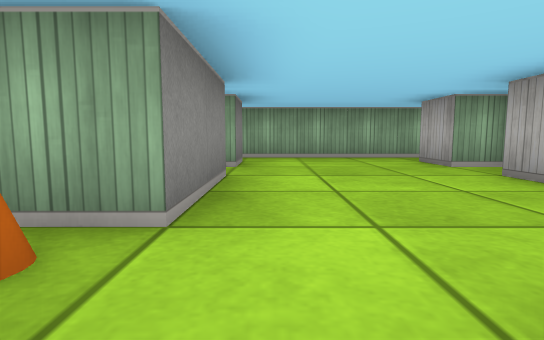
View 1 (above)

14 first-person views from a walk through a cub3D level. The camera is about half as high as the walls, tilts 6° down and sees 80° across. The floor is counted in squares. Each view is taken from the middle of a square. On the plan, view 1 faces up. The plan holds only what a view shows up to about 9 squares ahead; the rest is blank. The place goes on beyond the plan.

View 2
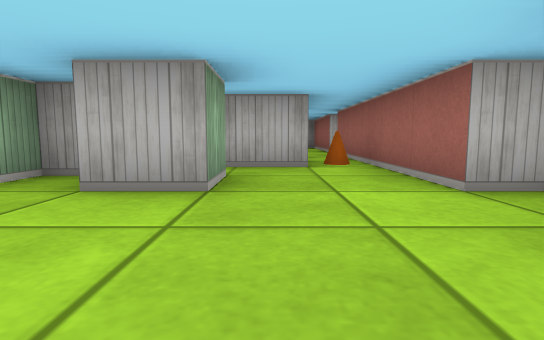

View 3
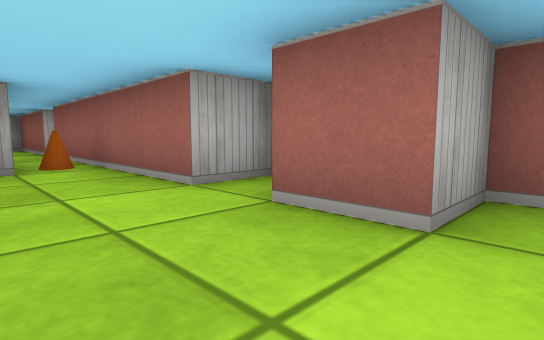

View 4
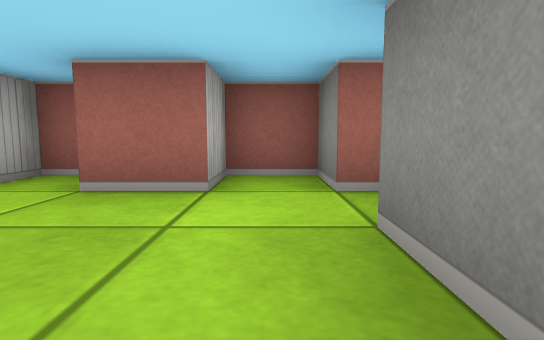

View 5
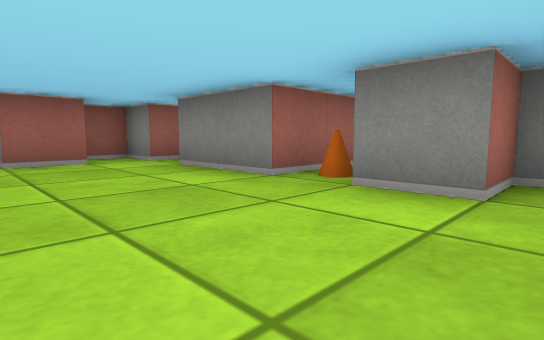

View 6
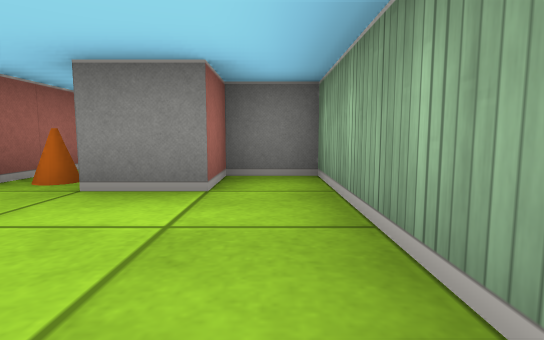

View 7
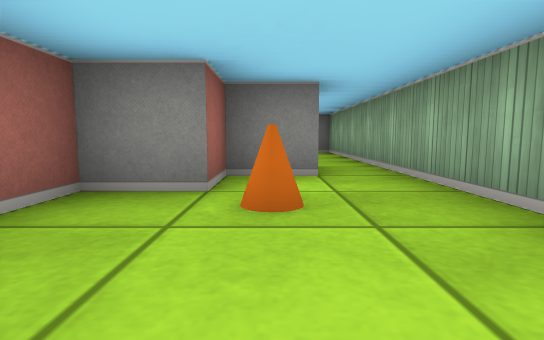

View 8
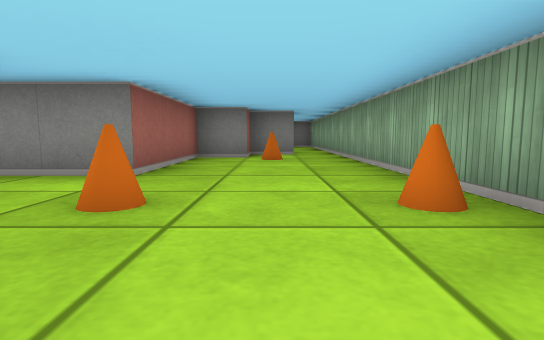

View 9
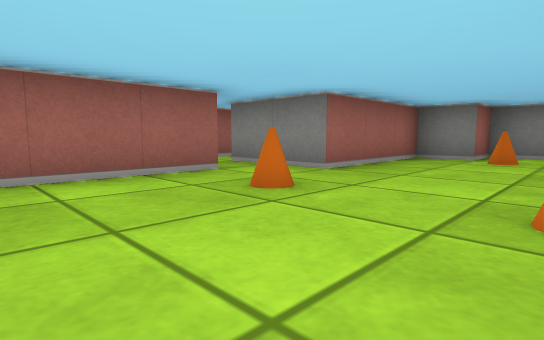

View 10
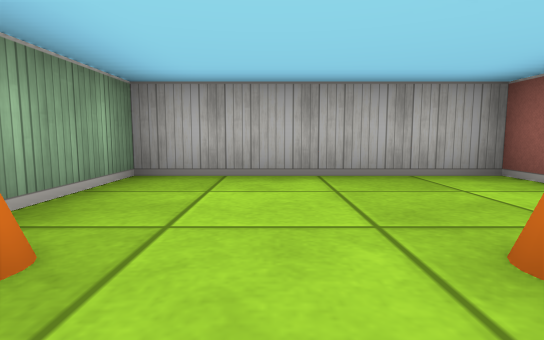

View 11
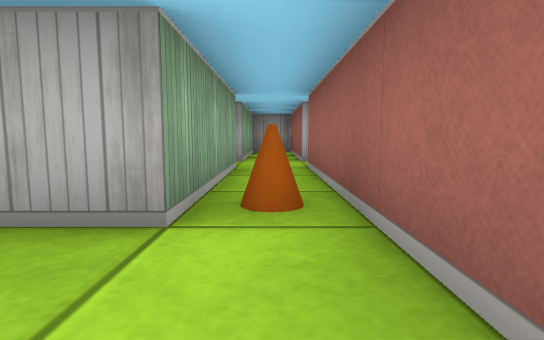

View 12
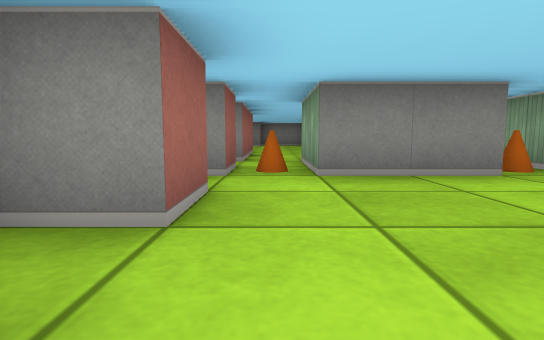

View 13
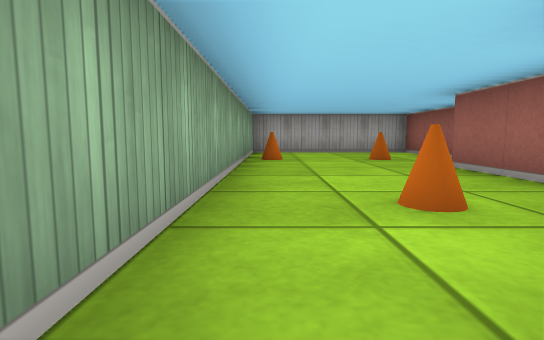

View 14
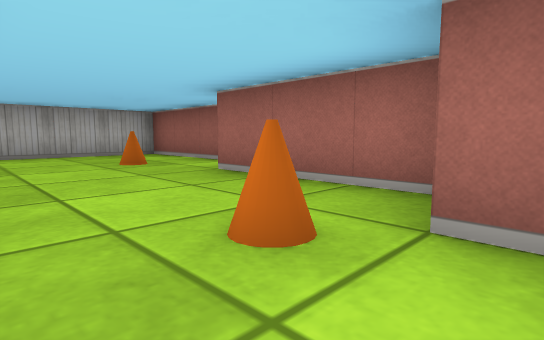

### Floor plan
Ten units are one square. View 1 is at (0, 0); x grows to the right and y downward. Boxes are objects, and circles mark ways between rooms. Rooms are numbered by the first view taken in them; rooms with no view inside come last. Other rooms are left out.
<svg viewBox="-30 -70 150 80">
<path fill="none" stroke="#000" d="M25 -45 25 -55M35 -25 25 -25 25 -35M35 -40 35 -45M20 5 25 5 25 -5 75 -5M35 -65 -15 -65 -15 -55 -5 -55 -5 -45 -20 -45M-22 -35 -5 -35 -5 -15 -25 -15M-15 -5 -5 -5 -5 5 5 5 5 -5 15 -5 15 4M75 -15 45 -15 45 -28M84 -25 115 -25 115 -65 35 -65M35 -56 35 -45 45 -45 45 -35 75 -35 75 -15"/>
<rect x="-15" y="-15" width="10" height="10" fill="#bbb"><title>cone</title></rect>
<rect x="-15" y="-45" width="10" height="10" fill="#bbb"><title>cone</title></rect>
<rect x="45" y="-15" width="10" height="10" fill="#bbb"><title>cone</title></rect>
<rect x="45" y="-55" width="10" height="10" fill="#bbb"><title>cone</title></rect>
<rect x="85" y="-45" width="10" height="10" fill="#bbb"><title>cone</title></rect>
<rect x="85" y="-65" width="10" height="10" fill="#bbb"><title>cone</title></rect>
<circle cx="30" cy="-60" r="3" fill="#2a7"/>
<text x="20" y="-30">1</text>
<text x="80" y="-50">2</text>
</svg>
Room 1 opens to room 2.

Where each view was taken, in squares from view 1:
view 1: 0 up, 0 right, facing up
view 2: 2 up, 0 right, facing right
view 3: 2 up, 0 right, facing down-right
view 4: 3 up, 0 right, facing down
view 5: 6 up, 2 right, facing down-left
view 6: 6 up, 2 right, facing left
view 7: 5 up, 7 right, facing left
view 8: 5 up, 11 right, facing left
view 9: 6 up, 11 right, facing down-left
view 10: 5 up, 8 right, facing right
view 11: 1 up, 3 right, facing right
view 12: 1 up, 3 right, facing left
view 13: 6 up, 3 right, facing right
view 14: 6 up, 4 right, facing down-right
